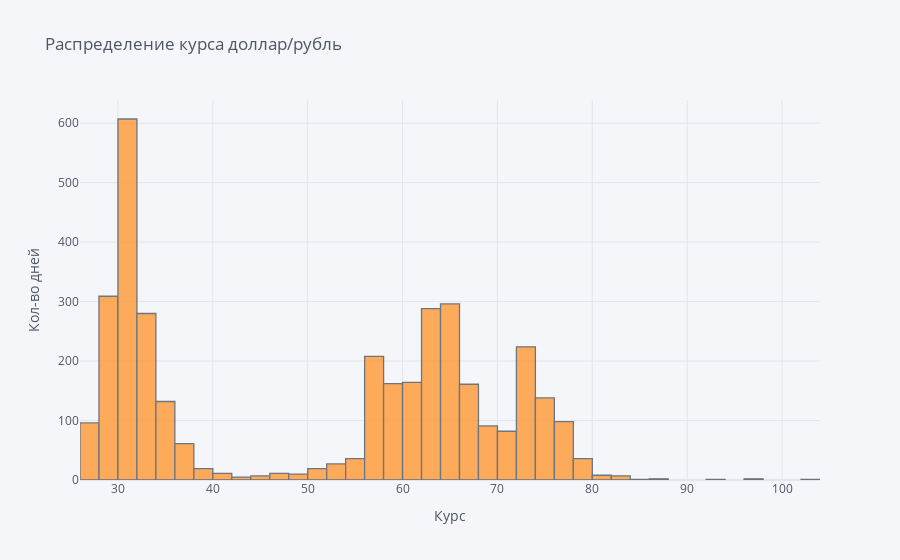
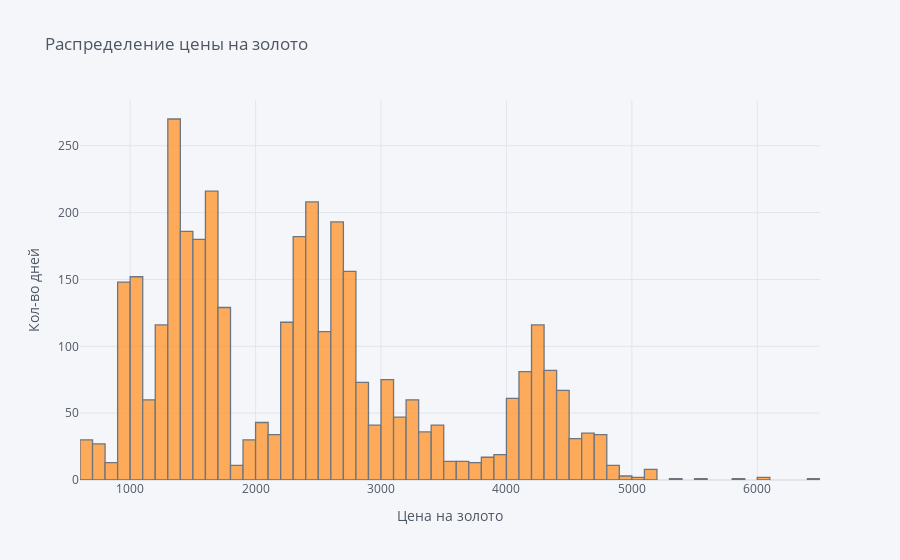

Write notebook code for charts like these, in order.
### Markdown cell above
Видим корреляционную зависимость двух переменных, для красоты точки были раскрашены по ключевой ставке на то время

### Code cell
df['usdrub'].iplot(kind='hist', xTitle='Курс',
                  yTitle='Кол-во дней', title='Распределение курса доллар/рубль');
df['gold'].iplot(kind='hist', xTitle='Цена на золото',
                  yTitle='Кол-во дней', title='Распределение цены на золото');

### Figure 1 — Plotly figure (JSON) as saved in the notebook; plotly's stock layout.template omitted (floating-point values rounded to 4 significant figures; data arrays with more than 128 entries replaced by an {"elided": "..."} marker saying what was removed)
{"data": [{"histfunc": "count", "histnorm": "", "marker": {"color": "rgba(255, 153, 51, 1.0)", "line": {"color": "#4D5663", "width": 1.3}}, "name": "usdrub", "opacity": 0.8, "orientation": "v", "type": "histogram", "x": {"elided": "3600 float values"}}], "layout": {"barmode": "overlay", "legend": {"bgcolor": "#F5F6F9", "font": {"color": "#4D5663"}}, "paper_bgcolor": "#F5F6F9", "plot_bgcolor": "#F5F6F9", "title": {"font": {"color": "#4D5663"}, "text": "Распределение курса доллар/рубль"}, "xaxis": {"gridcolor": "#E1E5ED", "showgrid": true, "tickfont": {"color": "#4D5663"}, "title": {"font": {"color": "#4D5663"}, "text": "Курс"}, "zerolinecolor": "#E1E5ED"}, "yaxis": {"gridcolor": "#E1E5ED", "showgrid": true, "tickfont": {"color": "#4D5663"}, "title": {"font": {"color": "#4D5663"}, "text": "Кол-во дней"}, "zerolinecolor": "#E1E5ED"}}}

### Figure 2 — Plotly figure (JSON) as saved in the notebook; plotly's stock layout.template omitted (floating-point values rounded to 4 significant figures; data arrays with more than 128 entries replaced by an {"elided": "..."} marker saying what was removed)
{"data": [{"histfunc": "count", "histnorm": "", "marker": {"color": "rgba(255, 153, 51, 1.0)", "line": {"color": "#4D5663", "width": 1.3}}, "name": "gold", "opacity": 0.8, "orientation": "v", "type": "histogram", "x": {"elided": "3600 float values"}}], "layout": {"barmode": "overlay", "legend": {"bgcolor": "#F5F6F9", "font": {"color": "#4D5663"}}, "paper_bgcolor": "#F5F6F9", "plot_bgcolor": "#F5F6F9", "title": {"font": {"color": "#4D5663"}, "text": "Распределение цены на золото"}, "xaxis": {"gridcolor": "#E1E5ED", "showgrid": true, "tickfont": {"color": "#4D5663"}, "title": {"font": {"color": "#4D5663"}, "text": "Цена на золото"}, "zerolinecolor": "#E1E5ED"}, "yaxis": {"gridcolor": "#E1E5ED", "showgrid": true, "tickfont": {"color": "#4D5663"}, "title": {"font": {"color": "#4D5663"}, "text": "Кол-во дней"}, "zerolinecolor": "#E1E5ED"}}}
